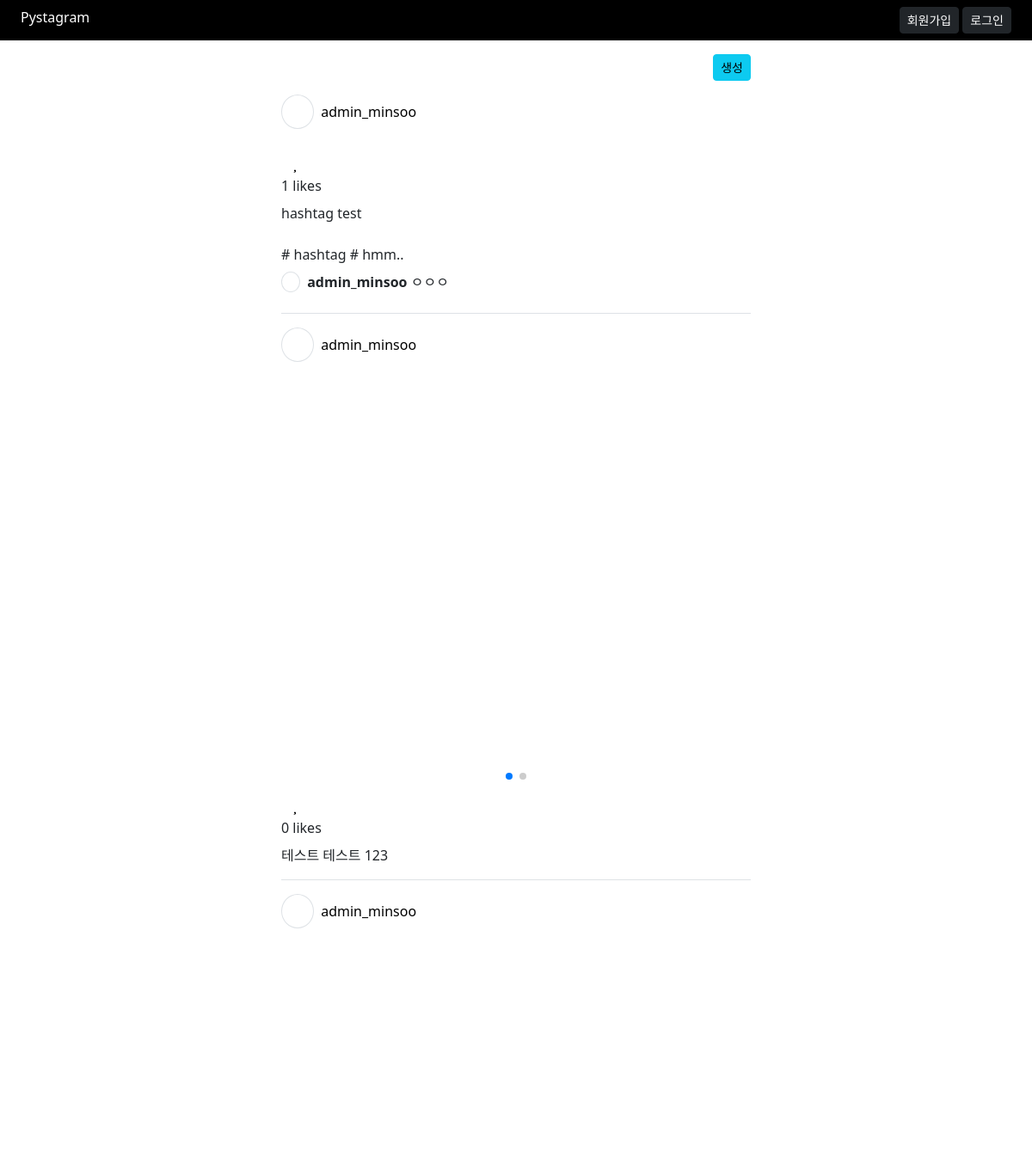
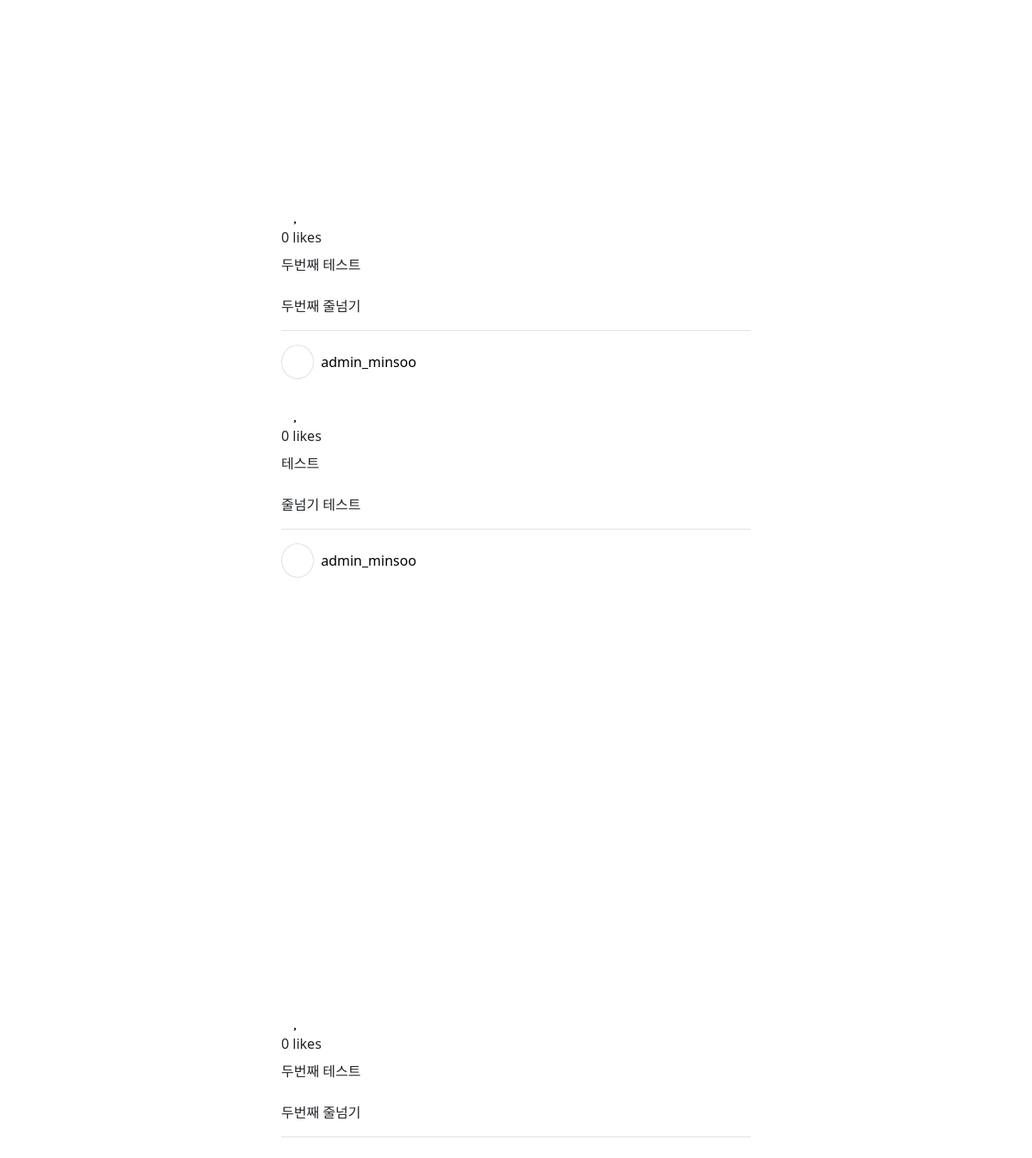
The page / on the database its author committed (2 pictures, top to bottom).
### post/models.py (models this page shows, shortened)
class Post(TimestampModel):
    content = models.TextField('본문')
    user = models.ForeignKey(User, on_delete=models.CASCADE)
    class Meta:
        verbose_name = '포스트'
        verbose_name_plural = '포스트 목록'

class Comment(TimestampModel):
    post = models.ForeignKey(Post, related_name='comments', on_delete=models.CASCADE)
    content = models.CharField('내용', max_length=255)
    user = models.ForeignKey(User, on_delete=models.CASCADE)

class PostImage(TimestampModel):
    post = models.ForeignKey(Post, on_delete=models.CASCADE, related_name='images')
    image = models.ImageField('이미지', upload_to='post/%Y/%m/%d')
    class Meta:
        verbose_name = '이미지'
        verbose_name_plural = '이미지 목록'

### member/models.py (models this page shows, shortened)
class User(AbstractBaseUser):
    email = models.EmailField(
        verbose_name='email',
        unique=True,
    )
    is_active =  models.BooleanField(default=True)
    is_admin =  models.BooleanField(default=False)
    nickname = models.CharField('nickname', max_length=64, unique=True)
    following = models.ManyToManyField(
        'self', symmetrical=False, related_name='followers',
        through='UserFollowing', through_fields=('from_user', 'to_user')
    )
    objects = UserManager()
    USERNAME_FIELD = 'email'
    EMAIL_FIELD = 'email'
    REQUIRED_FIELDS = []
    class Meta:
        verbose_name = '유저'
        verbose_name_plural = f'{verbose_name} 목록 '
    def __str__(self):
        return self.nickname

### post/views.py (the view)
# urls.py: path('',post_views.PostListView.as_view(),name='main'),
class PostListView(ListView):
    queryset = Post.objects.all().select_related('user').prefetch_related('images', 'comments', 'likes')
    template_name = 'post/list.html'
    paginate_by = 5
    ordering = ('-created_at', )
    def get_context_data(self, *args, **kwargs):
        data = super().get_context_data(*args, **kwargs)
        data['comment_form'] = CommentForm()
        return data

### post/templatetags/custom_tag.py (called while the page is built)
@register.simple_tag()
def add_like_class(user, likes):
    for like_obj in likes:
        if like_obj.user == user:
            return ' text-danger'
    return ''

### templates/post/list.html (shortened to what this page needs)
{% extends 'base.html' %}
{% load static %}
{% load custom_tag %}
{% block style %}
  <link rel="stylesheet" href="https://cdn.jsdelivr.net/npm/swiper@11/swiper-bundle.min.css"/>
{% endblock %}
{% block content %}
  <div class="row">
    <div class="text-end col-10 offset-1 col-lg-6 offset-lg-3">
      <a class="btn btn-sm btn-info" href="{% url 'create' %}">생성</a>
    </div>
    <div class="col-10 offset-1 col-lg-6 offset-lg-3 infinite-container">
      {% for post in object_list %}
        <div class="border-bottom my-4 pb-2 infinite-item">
          <div class="mb-2">
            <span class="p-2 border rounded-circle me-2">
              <i class="fa-solid fa-user" style="width: 16px; padding-left: 3px;"></i>
            </span>
            <a href="{% url 'profile:detail' post.user.nickname %}" class="text-decoration-none text-black">
              {{ post.user.nickname }}
            </a>
          </div>
          <div class="swiper" style="max-height: 500px;">
            <div class="border-1 swiper-wrapper">
              {% for post_image in post.images.all %}
                <div class="swiper-slide">
                  <img class="img-fluid post-image" src="{{ post_image.image.url }}" alt="">
                </div>
              {% endfor %}
            </div>
            <div class="swiper-pagination"></div>
          </div>
          <div class="mt-1">
            <button class="border-0 bg-transparent rounded-3 like-btn{% add_like_class request.user post.likes.all %}" data-post-pk="{{ post.pk }}">
              <i class="fa-regular fa-heart"></i>
            </button>
            <button class="add-comment border-0 bg-transparent rounded-3">
              <i class="fa-regular fa-comment"></i>
            </button>
          </div>
          <div>
            {{ post.likes.count }} likes
          </div>
          <div class="my-2">
            {{ post.content | linebreaksbr }}
          </div>
          <div class="mt-2">
            {% for comment in post.comments.all %}
              <p>
                <span class="px-1 py-0 border rounded-circle me-2">
                  <i class="fa-solid fa-user fa-xs" style="width: 8px; padding-left: 1px;"></i>
                </span>
                <strong>{{ comment.user }}</strong> {{ comment.content | linebreaksbr }}
              </p>
            {% endfor %}
          </div>
        </div>
      {% endfor %}
    </div>
  </div>
{% endblock %}

### templates/post/list.html (style rules this page uses)
.post-image { aspect-ratio: 1 / 1; object-fit: cover; }

### rows shown on the page
Post: user.nickname "admin_minsoo", likes.count "1", content "hashtag test # hashtag # hmm.."
Comment: user "admin_minsoo", content "ㅇㅇㅇ"
Post: user.nickname "admin_minsoo", likes.count "0", content "테스트 테스트 123"
Post: user.nickname "admin_minsoo", likes.count "0", content "두번째 테스트 두번째 줄넘기"
PostImage: image (picture)
Post: user.nickname "admin_minsoo", likes.count "0", content "테스트 줄넘기 테스트"
Post: user.nickname "admin_minsoo", likes.count "0", content "두번째 테스트 두번째 줄넘기"
PostImage: image (picture)
